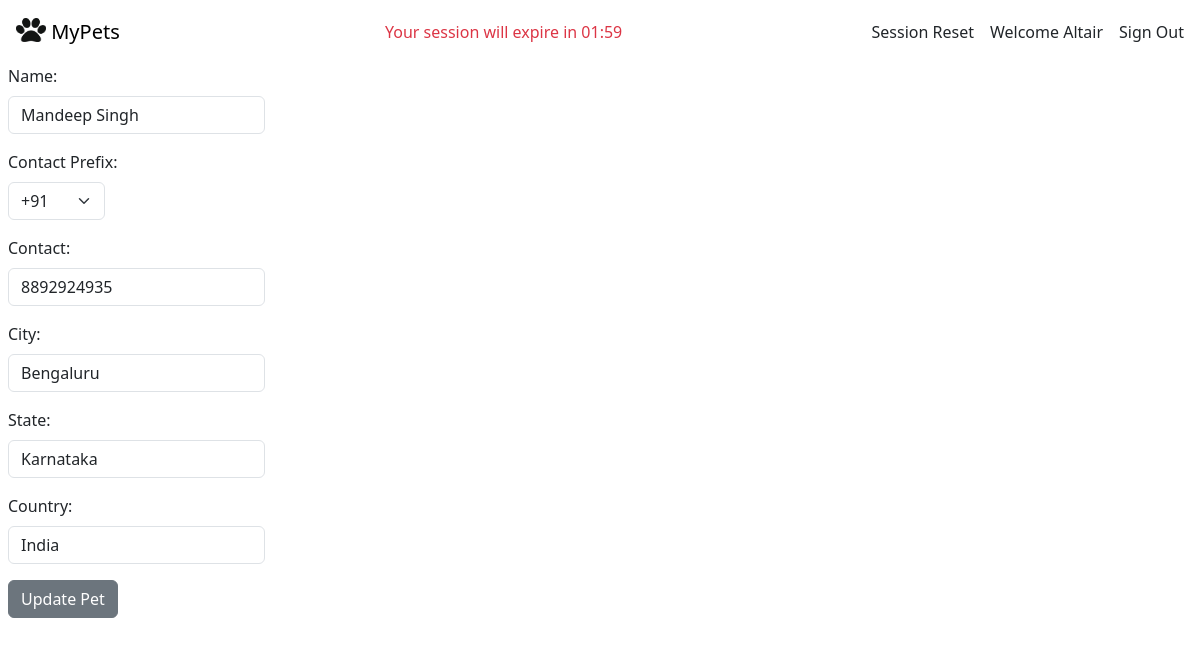
The page /pets/owner_update_route/9/ (signed in) on the database its author committed.
### pets_app/models.py (models this page shows, shortened)
class OwnerModel(Model):
    owner_name = models.CharField(max_length=30)
    owner_contact_prefix = models.ForeignKey(to=CountryModel, on_delete=models.PROTECT, to_field='country_code')
    owner_contact = models.PositiveIntegerField(unique=True)
    owner_date = models.DateField(auto_created=True, auto_now_add=True)
    owner_city = models.CharField(max_length=30, default='Bengaluru')
    owner_state = models.CharField(max_length=30, default='Karnataka')
    owner_country = models.CharField(max_length=30, default='India')
    created_by = models.CharField(max_length=30, blank=True, null=True)
    updated_by = models.CharField(max_length=30, blank=True, null=True)

### pets_app/views.py (the view)
class OwnerUpdateView(SomeLoginRequiredMixin, SomePermissionRequiredMixin, UpdateView)        :
    model = OwnerModel
    form_class = OwnerModelForm
    template_name = 'pets_app/owner_update_form.html'
    permission_required = 'pets_app.change_ownermodel'

### pets_app/forms.py
class OwnerModelForm(ModelForm):
    class Meta:
        model=OwnerModel
        fields='__all__'
        exclude = ('created_by', 'updated_by')
        widgets={
                "owner_name":forms.TextInput(attrs={'class':'form-control my-2 w-auto' }),
                "owner_contact_prefix":forms.Select(attrs={'class':'form-select my-2 w-auto'}),
                "owner_contact":forms.NumberInput(attrs={'class':'form-control my-2 w-auto'}),
                "owner_date":forms.DateInput(attrs={'class':'form-control my-2 w-auto'}),
                "owner_city":forms.TextInput(attrs={'class':'form-control my-2 w-auto' }),
                "owner_state":forms.TextInput(attrs={'class':'form-control my-2 w-auto' }),
                "owner_country":forms.TextInput(attrs={'class':'form-control my-2 w-auto' }),
        }
        labels={
                "owner_name":"Name",
                "owner_contact_prefix":"Contact Prefix",
                "owner_contact":"Contact",
                "owner_date":"Date",
                "owner_city":"City",
                "owner_state":"State",
                "owner_country":"Country",
        }

### pets_app/mixins.py (called while the page is built, shortened)
    def dispatch(self, request, *args, **kwargs):
        if not request.user.is_authenticated:
            return self.handle_no_permission()
        else:
            return super().dispatch(request, *args, **kwargs)

    def get_permission_required(self):
        if isinstance(self.permission_required, str):
            perms = (self.permission_required,)
        else:
            perms = self.permission_required
        return perms

    def has_permission(self):
        perms = self.get_permission_required()
        return self.request.user.has_perms(perms)

    def dispatch(self, request, *args, **kwargs):
        return super().dispatch(request, *args, **kwargs)

### pets_app/models.py (called while the page is built)
    def __str__(self):
        return f"{self.country_code}"

### pets_app/templates/pets_app/owner_update_form.html (shortened to what this page needs)
{% extends 'pets.html' %}
{% block 'content' %}
    <form method="POST" class="m-1">
        {{form.as_p}}
        <div>
            <input type="submit" value="Update Pet" class="btn btn-secondary">
        </div>
    </form>
{% endblock %}

### templates/pets.html (shortened to what this page needs)
{% load static %}
<html lang="en">
<head>
    <link href="https://cdn.jsdelivr.net/npm/bootstrap@5.3.1/dist/css/bootstrap.min.css" rel="stylesheet">
    <link rel="stylesheet" href="{% static 'css/main.css' %}">
    <nav class="navbar">
        <div class="container-fluid">
          <a class="navbar-brand" href="{% url 'pets_app_name:pets_name' %}">
            <img src="{% static 'images/paw.jpg' %}" alt="paws.img" width="30" height="24" class="d-inline-flex align-text-top">
            MyPets
          </a>
          <div class="d-flex column-gap-3">
            {% if request.user.is_authenticated %}
              <a class="nav-link " href="{{request.path}}">Session Reset</a>
              <div>
                Welcome {{request.user | capfirst }}
              </div>
              <a class="nav-link " href="{% url 'pets_app_name:user_login_name' %}">Sign Out</a>
            {% else  %}
              <a class="nav-link" href="{% url 'pets_app_name:user_login_name' %}">Sign In</a>
              <a class="nav-link" href="{% url 'pets_app_name:user_create_name' %}">Sign Up</a>
            {% endif%}
          </div>
        </div>
    </nav>
</head>
<body class="m-1">
    {% block 'content' %}
    {% endblock %}
</body>
</html>

### static/css/pallet.css (style rules this page uses)
:root { --pet_red: #dc3545; --pet_red_light: #e44051; --pet_green: #198754; --pet_teal: #20c997; --pet_grey: #adb5bd; }

### rows shown on the page
OwnerModel: owner_name "Mandeep Singh", owner_contact_prefix "+91", owner_contact "8892924935", owner_city "Bengaluru", owner_state "Karnataka", owner_country "India"

### other values the page prints
{{ request.user | capfirst }} "Altair"
